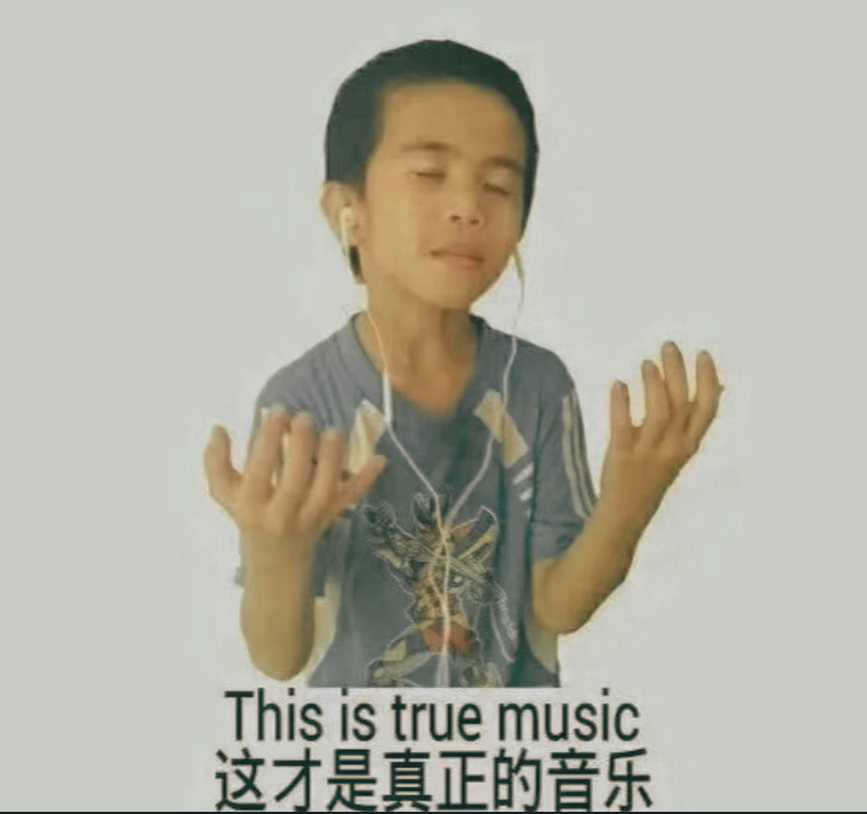
#> input picture Image Processing and Computer Vision/image.png, 867 x 814 px, shrunk from 1161 x 1089 before the run
$ jupyter execute 5025241145_TugasMandiri1_TransformasiSpasial-Histogram.ipynb
#> lines starting #> are read from the running program, lines starting #| are printed output that depends on the picture
Transformasi Logaritmik

[cell 1]
import cv2
import numpy as np
import matplotlib.pyplot as plt

# Load image in grayscale
img = cv2.imread('image.png', 0)
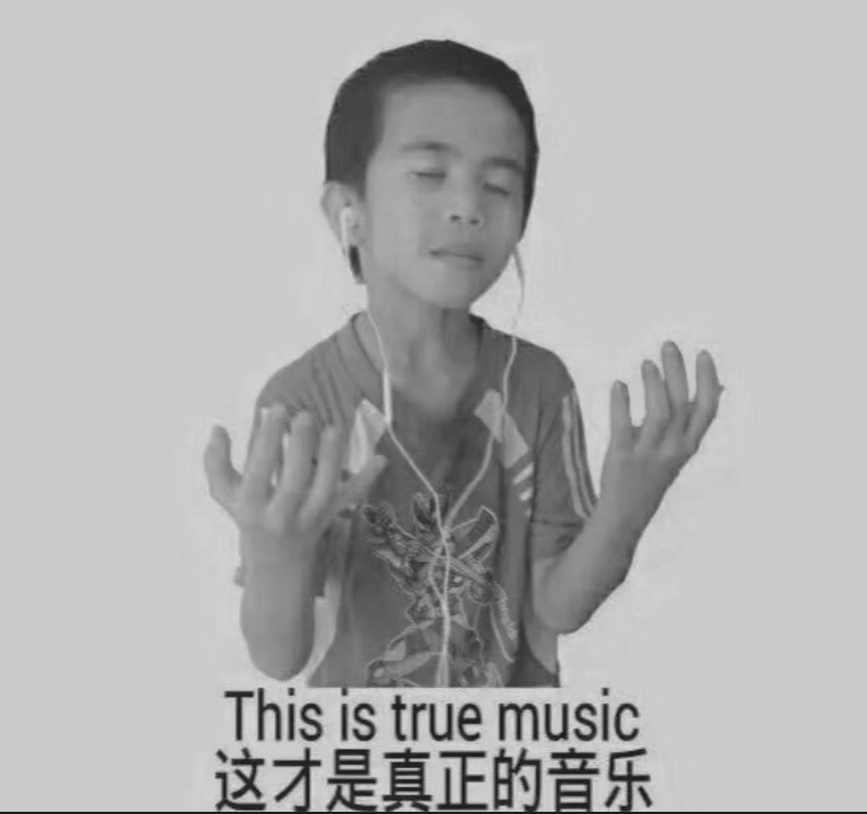
#> img: shape (814, 867); min 14, max 222, mean 176.2

# Apply logarithmic transformation
c = 255 / np.log(1 + np.max(img))  # Normalization constant
#> c = 47.16
log_transformed = c * np.log(1 + img.astype(np.float64))

# Convert back to 8-bit format
log_transformed = np.array(log_transformed, dtype=np.uint8)

# Display original and transformed images
plt.figure(figsize=(10, 5))
plt.subplot(1, 2, 1)
plt.imshow(img, cmap='gray')
plt.title("Original Image")
plt.axis('off')

plt.subplot(1, 2, 2)
plt.imshow(log_transformed, cmap='gray')
plt.title("Logarithmic Transformed Image")
plt.axis('off')

plt.show()

Transformasi Eksponensial

[cell 2]
# import cv2
# import numpy as np
# import matplotlib.pyplot as plt

# Load image in grayscale
img2 = cv2.imread('image.png', 0)

# Normalize image (convert to range 0-1)
img2_normalized = img2 / 255.0

# Apply exponential transformation
c = 1.0  # Adjust this for different effects
exp_transformed = c * (np.exp(img2_normalized) - 1)

# Scale back to 0-255 range
exp_transformed = np.clip(exp_transformed * 255, 0, 255).astype(np.uint8)

# Display original and transformed images
plt.figure(figsize=(10, 5))
plt.subplot(1, 2, 1)
plt.imshow(img2, cmap='gray')
plt.title("Original Image")
plt.axis('off')

plt.subplot(1, 2, 2)
plt.imshow(exp_transformed, cmap='gray')
plt.title("Exponential Transformed Image")
plt.axis('off')

plt.show()

Transformasi Negatif Citra

[cell 3]
# import cv2
# import numpy as np
# import matplotlib.pyplot as plt

# Load image in grayscale
img3 = cv2.imread('image.png', 0)

# Apply negative transformation
neg_img3 = 255 - img3  # Menggunakan rumus s = 255 - r
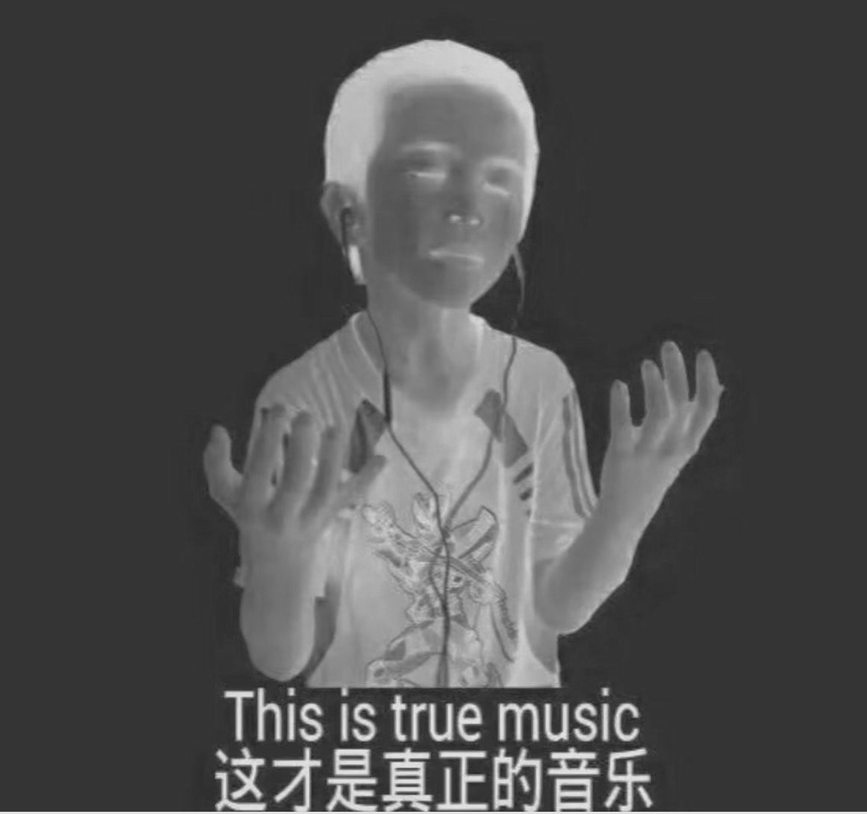
#> neg_img3: shape (814, 867); min 33, max 241, mean 78.8

# Display original and negative images
plt.figure(figsize=(10, 5))
plt.subplot(1, 2, 1)
plt.imshow(img3, cmap='gray')
plt.title("Original Image")
plt.axis('off')

plt.subplot(1, 2, 2)
plt.imshow(neg_img3, cmap='gray')
plt.title("Negative Image")
plt.axis('off')

plt.show()

Power-Law (Gamma Correction)

[cell 4]
# import cv2
# import numpy as np
# import matplotlib.pyplot as plt

# Load image in grayscale
img4 = cv2.imread('image.png', 0)

# Normalize the image (convert to range 0-1)
img4_normalized = img4 / 255.0

# Apply gamma correction
gamma = 0.5  # Ubah nilai gamma sesuai kebutuhan
gamma_corrected = np.power(img4_normalized, gamma)
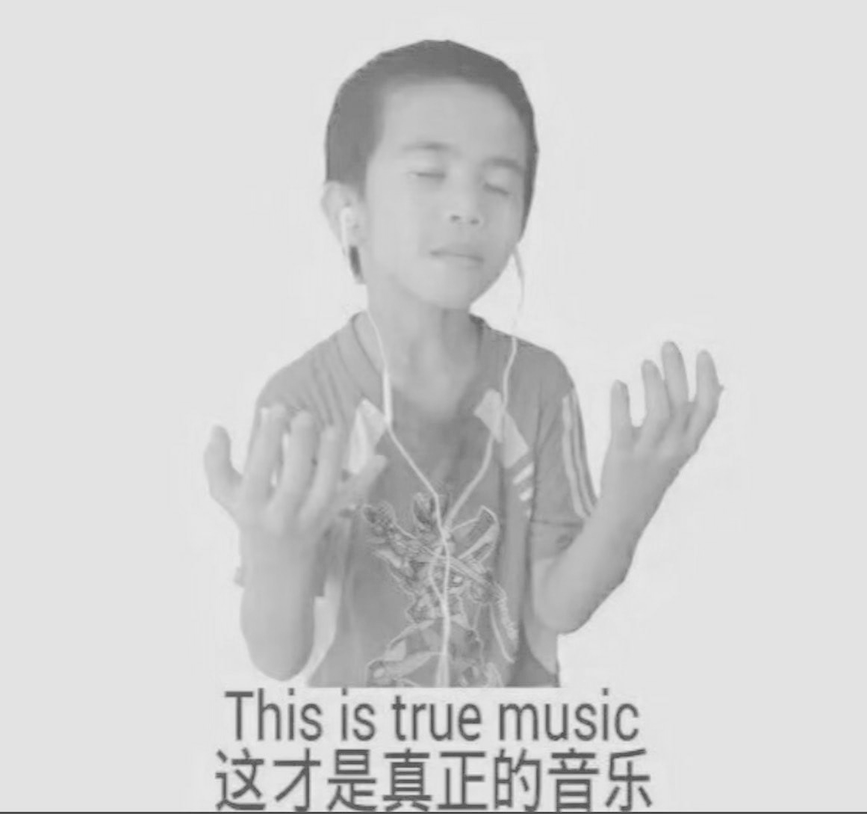
#> gamma_corrected: shape (814, 867) float64; min 0.234, max 0.933, mean 0.822

# Scale back to 0-255 range
gamma_corrected = np.clip(gamma_corrected * 255, 0, 255).astype(np.uint8)

# Display original and gamma-corrected images
plt.figure(figsize=(10, 5))
plt.subplot(1, 2, 1)
plt.imshow(img4, cmap='gray')
plt.title("Original Image")
plt.axis('off')

plt.subplot(1, 2, 2)
plt.imshow(gamma_corrected, cmap='gray')
plt.title(f"Gamma Corrected (γ={gamma})")
plt.axis('off')

plt.show()

Piecewise Linear Transformation

[cell 5]
import cv2
import numpy as np
import matplotlib.pyplot as plt

# Load image in grayscale
img5 = cv2.imread('image.png', 0)

# Define control points (example)
r1, s1 = 70, 0    # Titik pertama (input, output)
r2, s2 = 150, 255  # Titik kedua (input, output)

# Create transformation function
def contrast_stretching(pixel):
    if pixel < r1:
        return (s1 / r1) * pixel
    elif pixel < r2:
        return ((s2 - s1) / (r2 - r1)) * (pixel - r1) + s1
    else:
        return ((255 - s2) / (255 - r2)) * (pixel - r2) + s2

# Apply transformation
vectorized_function = np.vectorize(contrast_stretching)
stretched_img5 = vectorized_function(img5).astype(np.uint8)
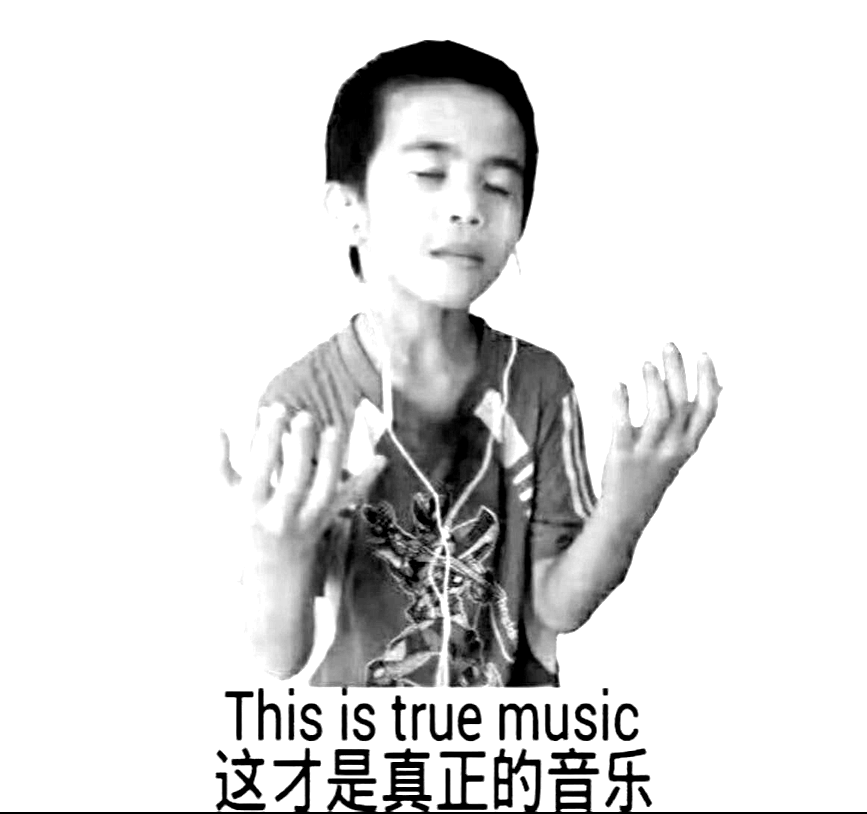
#> stretched_img5: shape (814, 867); min 0, max 255, mean 221.5

# Display images
plt.figure(figsize=(10, 5))
plt.subplot(1, 2, 1)
plt.imshow(img5, cmap='gray')
plt.title("Original Image")
plt.axis('off')

plt.subplot(1, 2, 2)
plt.imshow(stretched_img5, cmap='gray')
plt.title("Contrast Stretched Image")
plt.axis('off')

plt.show()

Histogram

[cell 6]
# import cv2
# import numpy as np
# import matplotlib.pyplot as plt

# Load image in grayscale
img6 = cv2.imread('image.png', 0)

# Compute histogram
histogram, bins = np.histogram(img6.flatten(), 256, [0,256])
#> histogram = 256 values, max 401210 at index 203, min 0 at index 0, mean 2756.8; bins = 257 values from 0 to 256

# Plot histogram
plt.figure(figsize=(10, 5))
plt.subplot(1, 2, 1)
plt.imshow(img6, cmap='gray')
plt.title("Original Image")
plt.axis('off')

plt.subplot(1, 2, 2)
plt.plot(histogram, color='black')
plt.title("Histogram")
plt.xlabel("Pixel Intensity")
plt.ylabel("Frequency")
plt.xlim([0, 256])

plt.show()
#> figure, not shown here; panel 2: curve peaks at x = 203, y = 401210

Histogram Equalization

[cell 7]
import cv2
import numpy as np
import matplotlib.pyplot as plt

# Load image in grayscale
img7 = cv2.imread('image.png', 0)

# Apply Histogram Equalization
equalized_img7 = cv2.equalizeHist(img7)
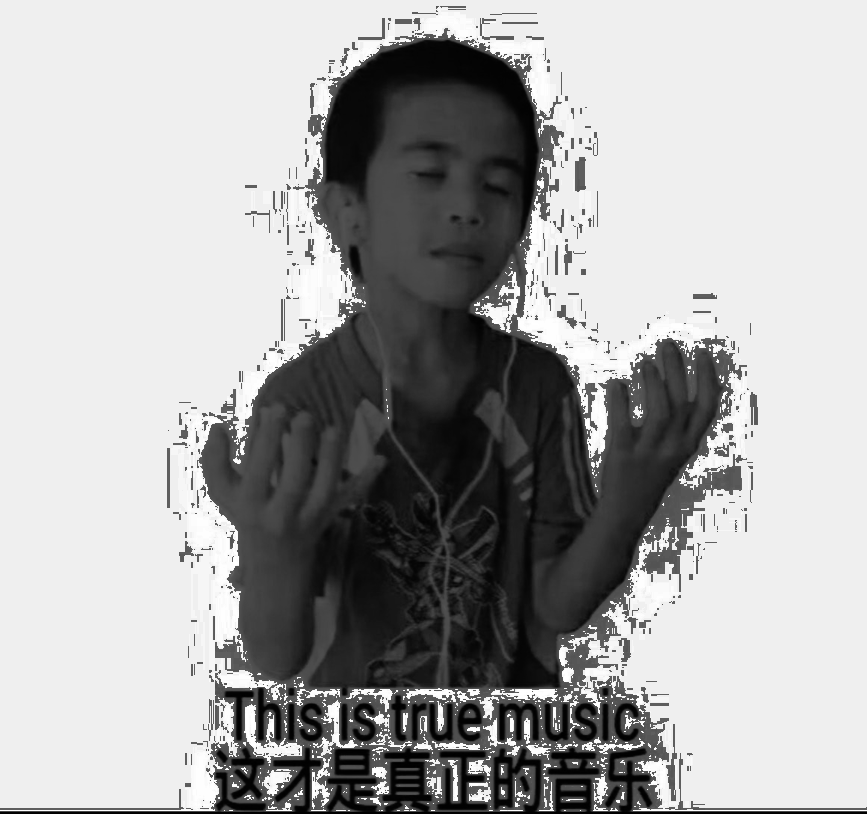
#> equalized_img7: shape (814, 867); min 0, max 255, mean 168.8

# Compute histograms
hist_original = cv2.calcHist([img7], [0], None, [256], [0, 256])
#> hist_original has the same summary as histogram
hist_equalized = cv2.calcHist([equalized_img7], [0], None, [256], [0, 256])
#> hist_equalized = 256 values, max 401210 at index 239, min 0 at index 85, mean 2756.8

# Plot original and equalized images
plt.figure(figsize=(12, 6))

# Original Image
plt.subplot(2, 2, 1)
plt.imshow(img7, cmap='gray')
plt.title("Original Image")
plt.axis('off')

# Histogram of Original Image
plt.subplot(2, 2, 2)
plt.plot(hist_original, color='black')
plt.title("Histogram of Original Image")
plt.xlabel("Pixel Intensity")
plt.ylabel("Frequency")

# Equalized Image
plt.subplot(2, 2, 3)
plt.imshow(equalized_img7, cmap='gray')
plt.title("Equalized Image")
plt.axis('off')

# Histogram of Equalized Image
plt.subplot(2, 2, 4)
plt.plot(hist_equalized, color='black')
plt.title("Histogram of Equalized Image")
plt.xlabel("Pixel Intensity")
plt.ylabel("Frequency")

plt.tight_layout()
plt.show()
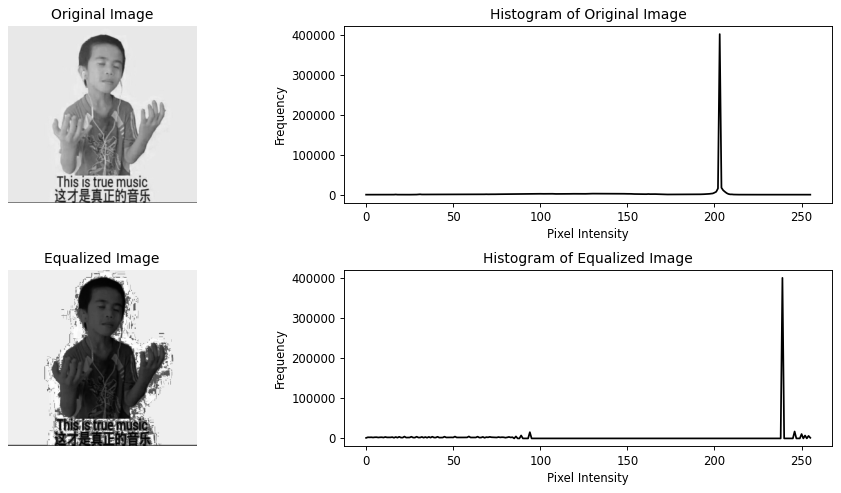
#> figure drawn by matplotlib, 4 panels; panel 2: curve peaks at x = 203, y = 401210; panel 4: curve peaks at x = 239, y = 401210

CLAHE

[cell 8]
# import cv2
# import numpy as np
# import matplotlib.pyplot as plt

# Load image in grayscale
img8 = cv2.imread('image.png', 0)

# Apply Histogram Equalization (HE)
equalized_img8 = cv2.equalizeHist(img8)

# Apply CLAHE
clahe = cv2.createCLAHE(clipLimit=2.0, tileGridSize=(8, 8))  # Atur parameter
clahe_img8 = clahe.apply(img8)

# Plot images
plt.figure(figsize=(12, 6))

# Original Image
plt.subplot(2, 3, 1)
plt.imshow(img8, cmap='gray')
plt.title("Original Image")
plt.axis('off')

# Histogram of Original Image
plt.subplot(2, 3, 2)
plt.hist(img8.ravel(), 256, [0, 256], color='black')
plt.title("Histogram of Original Image")
plt.xlabel("Pixel Intensity")
plt.ylabel("Frequency")

# Histogram Equalized Image
plt.subplot(2, 3, 3)
plt.imshow(equalized_img8, cmap='gray')
plt.title("Histogram Equalized Image")
plt.axis('off')

# Histogram of Equalized Image
plt.subplot(2, 3, 4)
plt.hist(equalized_img8.ravel(), 256, [0, 256], color='black')
plt.title("Histogram of Equalized Image")
plt.xlabel("Pixel Intensity")
plt.ylabel("Frequency")

# CLAHE Image
plt.subplot(2, 3, 5)
plt.imshow(clahe_img8, cmap='gray')
plt.title("CLAHE Image")
plt.axis('off')

# Histogram of CLAHE Image
plt.subplot(2, 3, 6)
plt.hist(clahe_img8.ravel(), 256, [0, 256], color='black')
plt.title("Histogram of CLAHE Image")
plt.xlabel("Pixel Intensity")
plt.ylabel("Frequency")

plt.tight_layout()
plt.show()
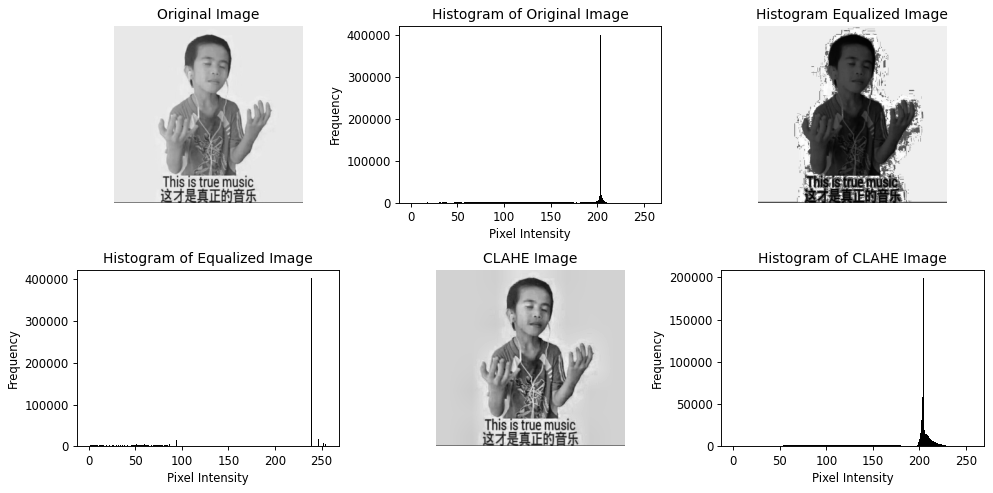
#> figure drawn by matplotlib, 6 panels; panel 2: tallest bar 401210 high, from x = 203 to 204; panel 4: tallest bar 401210 high, from x = 239 to 240; panel 6: tallest bar 199005 high, from x = 204 to 205
